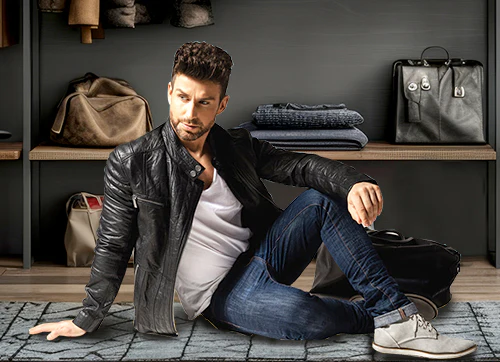
#> input picture Day 17/image_1.webp, 500 x 362 px
$ jupyter execute image_preprocessing_with_OpenCV.ipynb
#> lines starting #> are read from the running program, lines starting #| are printed output that depends on the picture; after the words box and inside, x2 and y2 are one past the last pixel; in counts of white or black regions, pixels touching at a corner belong together
[cell 1]
import cv2
import numpy as np

[cell 2]
img1 = cv2.imread("image_1.webp")  #read image
#> img1 is the input picture: shape (362, 500, 3); mean B, G, R 66.7, 70.6, 74.5
cv2.imshow("Image 1", img1) # show image
cv2.waitKey(5000) #image frame wait time-milisecond, pass 0 keyboard and key press
# cv2.destroyAllWindows() # all windows closes
cv2.destroyWindow("Image 1") #only one window closed

[cell 3]
img1 = cv2.imread("image_1.webp")
img2 = cv2.imread("image_2.jpg")
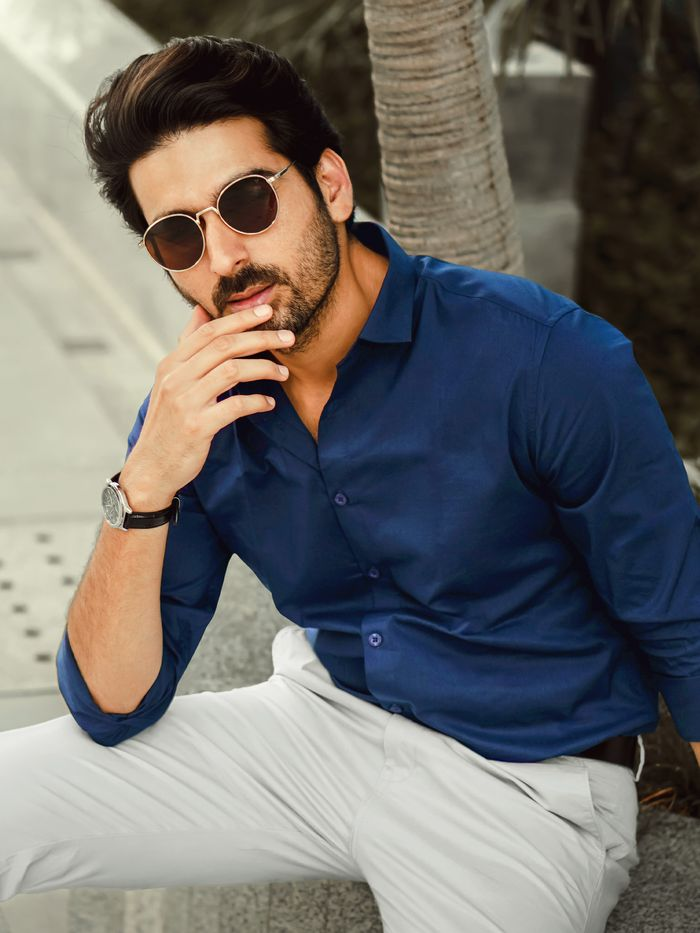
#> input picture Day 17/image_2.jpg, 700 x 933 px
#> img2 is the input picture: shape (933, 700, 3); mean B, G, R 106.4, 109.2, 111.6
cv2.imshow("Image 1", img1)
cv2.imshow("Image 2", img2)
cv2.waitKey(0)
cv2.destroyAllWindows()

[cell 4]
img1 = cv2.imread("image_1.webp")
img1 = cv2.resize(img1, (600,600)) #resize image
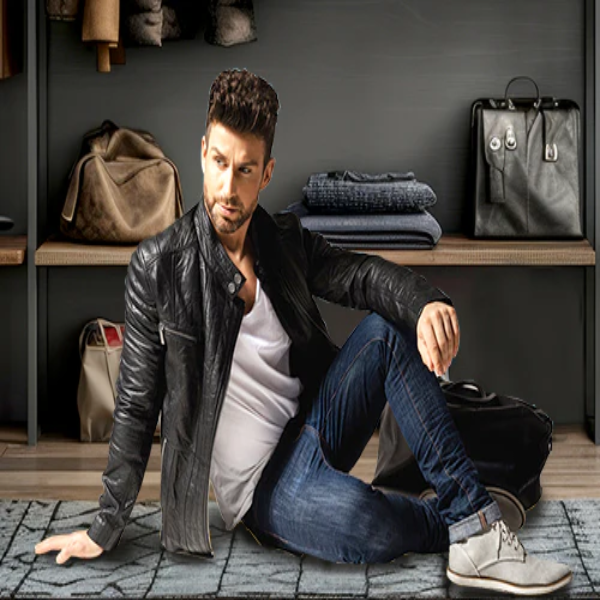
#> img1: shape (600, 600, 3); mean B, G, R 66.6, 70.5, 74.4
cv2.imshow("Image 1", img1)
cv2.waitKey(0)
cv2.destroyAllWindows()

[cell 5]
img1 = cv2.imread("image_1.webp")
print(img1)
#> (printed output is left out)

[cell 6]
v = np.array([1,2,3,1,2,3])
np.hstack((v,v))

[cell 7]
v = np.array([1,2,3,1,2,3])
np.vstack((v,v))

[cell 8]
img = cv2.imread("image_2.jpg")
img = cv2.resize(img2, (300,300)) #resize image
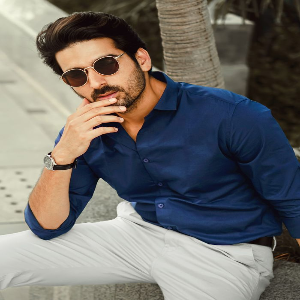
#> img: shape (300, 300, 3); mean B, G, R 106.3, 109.1, 111.5
h = np.hstack((img, img))
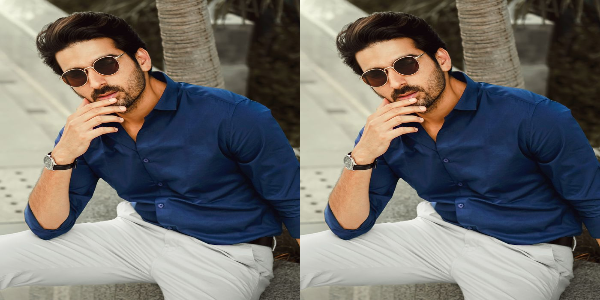
#> h: shape (300, 600, 3); mean B, G, R 106.3, 109.1, 111.5
cv2.imshow("Image 2", h)
cv2.waitKey(0)
cv2.destroyAllWindows()

[cell 9]
img = cv2.imread("image_2.jpg")
img = cv2.resize(img2, (300,300)) #resize image
v = np.vstack((img, img))
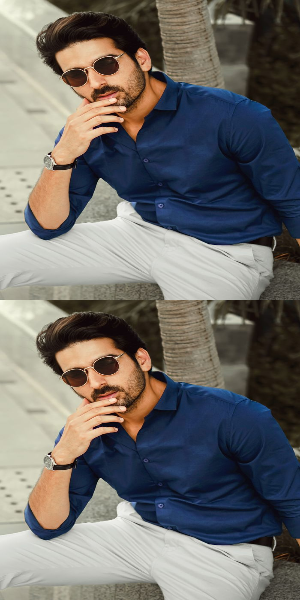
#> v: shape (600, 300, 3); mean B, G, R 106.3, 109.1, 111.5
cv2.imshow("Image 2", v)
cv2.waitKey(0)
cv2.destroyAllWindows()

[cell 10]
img = cv2.imread("image_2.jpg")
img = cv2.resize(img2, (300,300)) #resize image
h = np.hstack((img, img))
v = np.vstack((h,h))
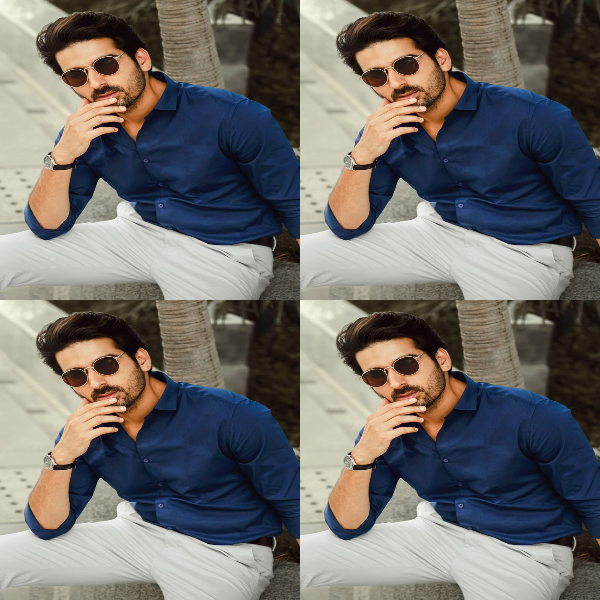
#> v: shape (600, 600, 3); mean B, G, R 106.3, 109.1, 111.5
cv2.imshow("Image 2", v)
cv2.waitKey(0)
cv2.destroyAllWindows()

[cell 11]
image_list = ["image_1.webp","image_2.jpg","image_1.webp","image_2.jpg","image_1.webp",
              "image_2.jpg", "image_1.webp","image_2.jpg","image_1.webp","image_2.jpg"]
for name in image_list:
    img = cv2.imread(name)
    img = cv2.resize(img, (500, 500))
#> img: shape (500, 500, 3)
    cv2.imshow("Image Slidshow",img)
    cv2.waitKey(1000)
cv2.destroyAllWindows()

[cell 12]
image_list = ["image_1.webp","image_2.jpg","image_1.webp","image_2.jpg","image_1.webp",
              "image_2.jpg", "image_1.webp","image_2.jpg","image_1.webp","image_2.jpg"]
for name in image_list:
    img = cv2.imread(name)
    img = cv2.resize(img, (500, 500))
    cv2.imshow("Image Slidshow",img)
    cv2.waitKey(0)
cv2.destroyAllWindows()

[cell 13]
img1 = cv2.imread("image_1.webp")
cv2.putText(img = img1,     #Put Text on Image
            text= "Men",
            org = (100,200),
            fontFace = cv2.FONT_HERSHEY_DUPLEX,
            fontScale=3,
            color = (0, 255, 0),  #BGR
            thickness = 3,
            lineType = cv2.LINE_8,
            bottomLeftOrigin = False
        )
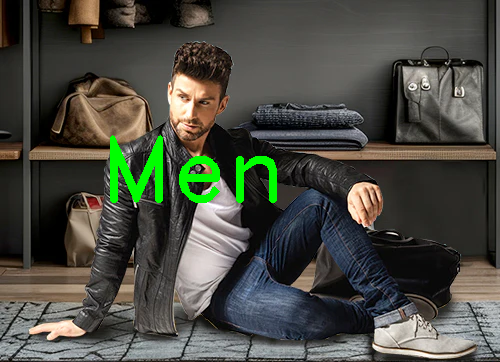
#> img1: shape (362, 500, 3); 2.08% of pixels changed, all inside (x1, y1, x2, y2) = (110, 135, 277, 203)
cv2.imshow("Image 1", img1)
cv2.waitKey(0)
cv2.destroyAllWindows()

[cell 14]
img2 = cv2.imread("image_2.jpg")
img2 = cv2.resize(img, (500,500))
cv2.line(img = img2,
        pt1 = (80,95),
        pt2 = (125,70),
        color =  (0,255,0),
        thickness = 3,
        lineType = 4,
    )
cv2.line(img = img2,
        pt1 = (125,70),
        pt2 = (174,60),
        color =  (0,255,0),
        thickness = 3,
        lineType = 4,
    )
cv2.imshow("Image 2", img2)
cv2.waitKey(0)
cv2.destroyAllWindows()

[cell 15]
img2 = cv2.imread("image_2.jpg")
img2 = cv2.resize(img, (500,500))
cv2.rectangle(img = img2,
        pt1 = (80,95),
        pt2 = (125,70),
        color =  (0,255,0),
        thickness = 3,
        lineType = 4,
    )
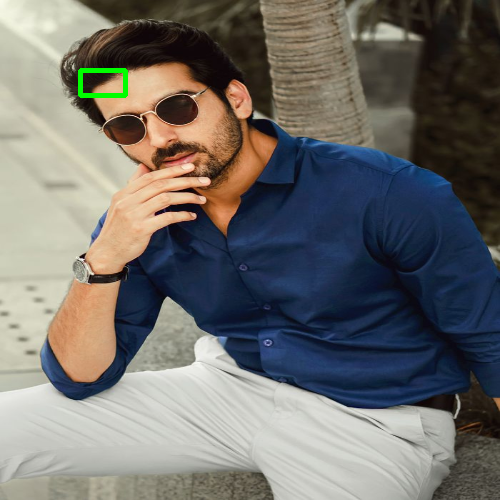
#> img2: shape (500, 500, 3); mean B, G, R 106.1, 109.5, 111.2

cv2.imshow("Image 2", img2)
cv2.waitKey(0)
cv2.destroyAllWindows()
